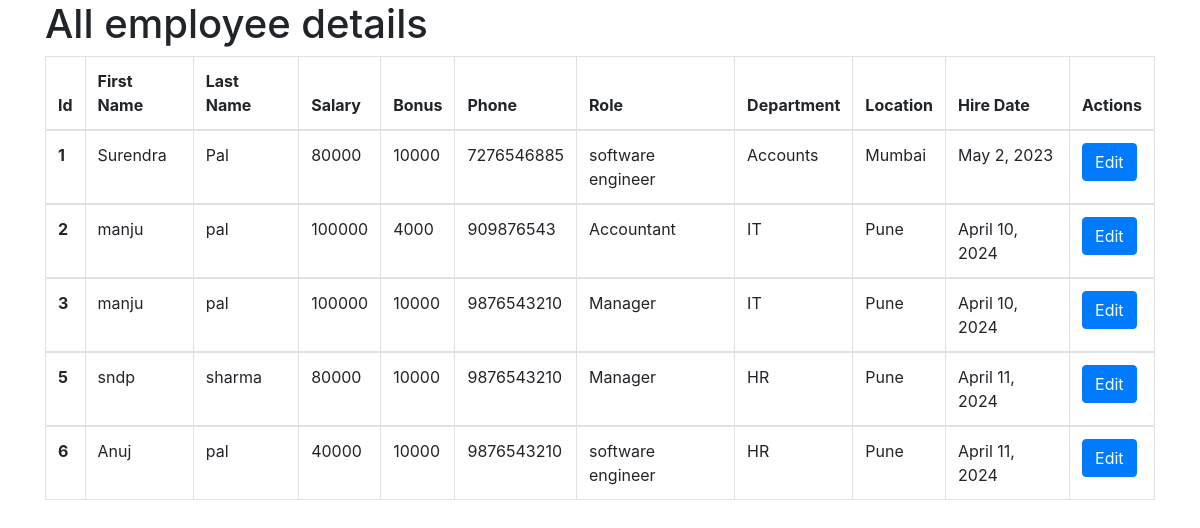
The page /all_emp on the database as committed earlier.
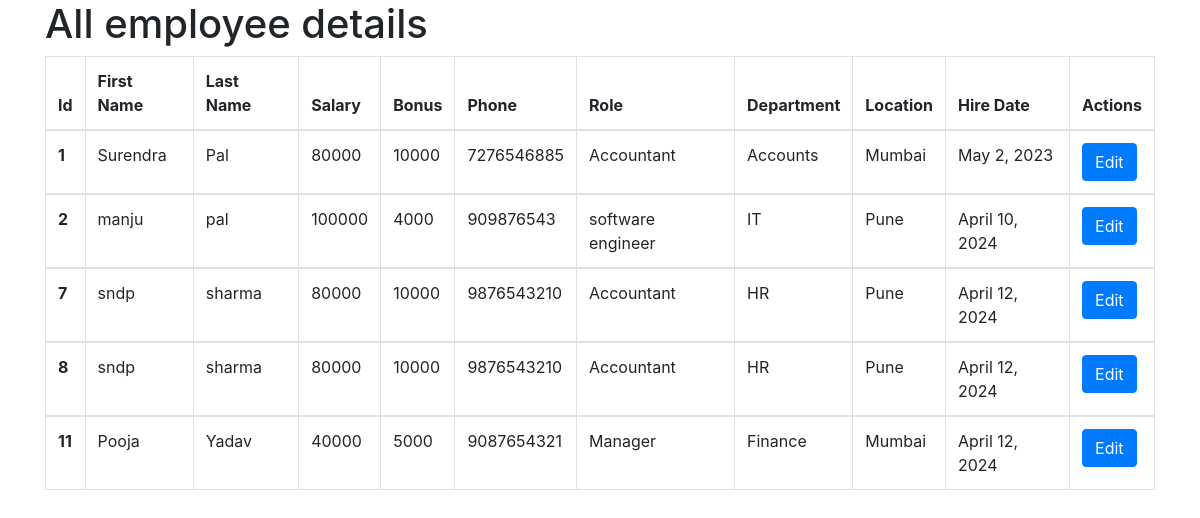
The same page on the database as committed later.
### emp_app/models.py (models this page shows, shortened)
class Employee(models.Model):
    first_name = models.CharField(max_length=100,null=False)
    last_name = models.CharField(max_length=100)
    dept = models.ForeignKey(Department, on_delete=models.CASCADE)
    salary = models.CharField(max_length=100,null=False)
    bonus = models.IntegerField(default=0)
    role = models.ForeignKey(Role, on_delete=models.CASCADE)
    phone = models.IntegerField(default=0)
    hire_date = models.DateField()
    def __str__(self):
        return self.first_name

class Role(models.Model):
    name = models.CharField(max_length=100, null=False)

class Department(models.Model):
    name = models.CharField(max_length=100,null=False)
    location = models.CharField(max_length=100)

### emp_app/views.py (the view)
# urls.py: path('all_emp', views.all_emp, name='all_emp'),
def all_emp(request):
    emps = Employee.objects.all()
    context = {
        'emps':emps
    }
    print(context)
    return render(request, 'all_emp.html', context)

### emp_app/templates/all_emp.html (shortened to what this page needs)
<!doctype html>
<html lang="en">
  <head>
    <link rel="stylesheet" href="https://cdn.jsdelivr.net/npm/bootstrap@4.4.1/dist/css/bootstrap.min.css">
  </head>
  <body>
  <div class="container">
      <h1>All employee details</h1>
      <table class="table table-bordered">
        <thead>
          <tr>
            <th scope="col">Id</th>
            <th scope="col">First Name</th>
            <th scope="col">Last Name</th>
            <th scope="col">Salary</th>
            <th scope="col">Bonus</th>
            <th scope="col">Phone</th>
            <th scope="col">Role</th>
            <th scope="col">Department</th>
            <th scope="col">Location</th>
            <th scope="col">Hire Date</th>
            <th scope="col">Actions</th>
          </tr>
        </thead>
            {% for emp in emps %}
        <tbody>
          <tr>
            <th scope="row">{{emp.id}}</th>
            <td>{{emp.first_name}}</td>
            <td>{{emp.last_name}}</td>
            <td>{{emp.salary}}</td>
            <td>{{emp.bonus}}</td>
            <td>{{emp.phone}}</td>
            <td>{{emp.role.name}}</td>
            <td>{{emp.dept.name}}</td>
            <td>{{emp.dept.location}}</td>
            <td>{{emp.hire_date}}</td>
            <td>
              <a href="/edit_emp/{{emp.id}}" class="btn btn-primary">Edit</a>
          </td>
          </tr>
        </tbody>
            {% endfor %}
      </table>
  </div>
  </body>
</html>

Rows that differ between the two databases and show on the page:
removed Employee: id "3", first_name "manju", last_name "pal", salary "100000", bonus "10000", phone "9876543210", role.name "Manager", dept.name "IT", dept.location "Pune", hire_date "April 10, 2024"
removed Employee: id "5", first_name "sndp", last_name "sharma", salary "80000", bonus "10000", phone "9876543210", role.name "Manager", dept.name "HR", dept.location "Pune", hire_date "April 11, 2024"
removed Employee: id "6", first_name "Anuj", last_name "pal", salary "40000", bonus "10000", phone "9876543210", role.name "software engineer", dept.name "HR", dept.location "Pune", hire_date "April 11, 2024"
changed Employee "Surendra": role.name "software engineer" → "Accountant"
changed Employee "manju": role.name "Accountant" → "software engineer"
added Employee: id "7", first_name "sndp", last_name "sharma", salary "80000", bonus "10000", phone "9876543210", role.name "Accountant", dept.name "HR", dept.location "Pune", hire_date "April 12, 2024"
added Employee: id "8", first_name "sndp", last_name "sharma", salary "80000", bonus "10000", phone "9876543210", role.name "Accountant", dept.name "HR", dept.location "Pune", hire_date "April 12, 2024"
added Employee: id "11", first_name "Pooja", last_name "Yadav", salary "40000", bonus "5000", phone "9087654321", role.name "Manager", dept.name "Finance", dept.location "Mumbai", hire_date "April 12, 2024"
